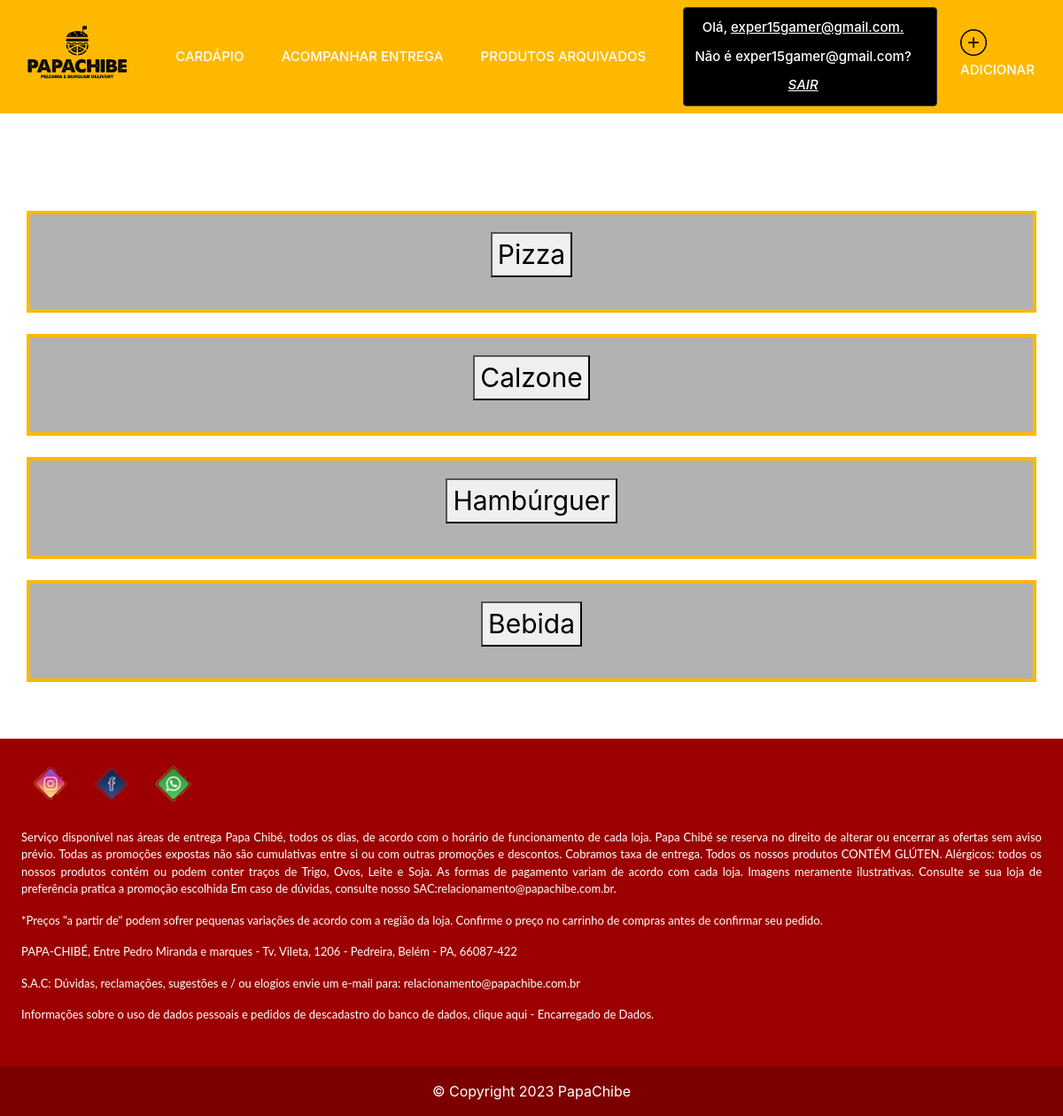
/listaCategoria.php (signed in), run on the app's committed database.
### tables this page shows
CREATE TABLE `tb_categoria` (
  `cdcategoria` int(11) NOT NULL,
  `nome` varchar(100) NOT NULL
);

### bancoCategoria.php (called while the page is built, shortened)
<?php
function listaCategorias($conexao)
{
	$categorias = array();
	$query = "select * from tb_categoria;";
	$resultado = mysqli_query($conexao, $query);
	while ($categoria = mysqli_fetch_assoc($resultado)) {
		array_push($categorias, $categoria);
	}
	return $categorias;
}

### listaCategoria.php (the view, shortened to what this page needs)
<?php
include("navBar.php");
include("conexao.php");
include("bancoCategoria.php");
?>
<h2 style="color: white">CATEGORIA</h2>
<br>
<?php
$categorias = listaCategorias($conexao);
foreach ($categorias as $categoria) {
    ?>
    <table>
        <div class="tableprod" height="30">
            <form action="listaProdutoCategoria.php" method="post">
                <p class="title" style="font-size: 30px; color: white;">
                    <button type="submit"><?= $categoria["nome"] ?></button>
                </p>
            </form>
        </div>
    </table>
    <br>
    <?php
}
?>
<?php include("rodape.php") ?>

### navBar.php (style rules this page uses)
h1, h2, h3, h4, td, p, a { color: white; }
body { background-image: url('img/background.png'); }
.tableprod { background: rgba(0, 0, 0, 0.3); padding: 20px; border: 4px solid #FFB800; }
table { width: 100%; }
table { text-align: left; }

### data on the page
tb_categoria: nome "Pizza"
tb_categoria: nome "Calzone"
tb_categoria: nome "Hambúrguer"
tb_categoria: nome "Bebida"

### other printed values
funcionarioLogado() "exper15gamer@gmail.com"
